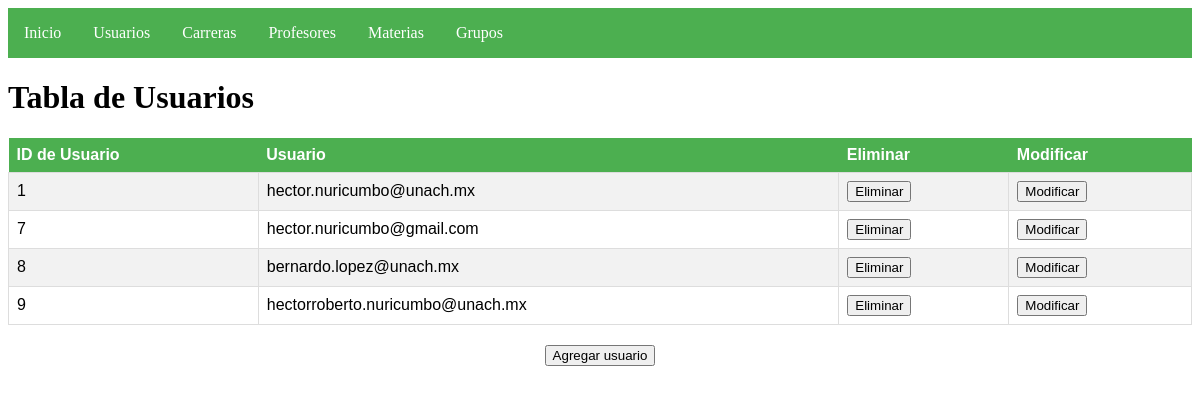
/src/vistas/usuarios.php, run on the app's committed database.
### tables this page shows
CREATE TABLE `t_usuarios` (
  `idusuario` int(11) NOT NULL,
  `usuario` varchar(40) DEFAULT NULL,
  `clave` varchar(72) DEFAULT NULL
);

### src/vistas/usuarios.php (the view, shortened to what this page needs)
<!DOCTYPE html>
<html>
<head>
</head>
<body>
    <?php
    $servername = "localhost";
    $username = "root";
    $password = "";
    $dbname = "bdagendalis";
    $conn = mysqli_connect($servername, $username, $password, $dbname);
    $sql = "SELECT * FROM t_usuarios";
    $result = mysqli_query($conn, $sql);
    ?>
    <nav>
        <ul>
            <li><a href="menu.php">Inicio</a></li>
            <li><a href="usuarios.php">Usuarios</a></li>
            <li><a href="carreras.php">Carreras</a></li>
            <li><a href="profesores.php">Profesores</a></li>
            <li><a href="materias.php">Materias</a></li>
            <li><a href="grupos.php">Grupos</a></li>
        </ul>
    </nav>
    <h1>Tabla de Usuarios</h1>
    <table>
        <tr>
            <th>ID de Usuario</th>
            <th>Usuario</th>
            <th>Eliminar</th>
            <th>Modificar</th>
        </tr>
        <?php while($row = mysqli_fetch_assoc($result)) { ?>
            <tr>
                <td><?php echo $row['idusuario']; ?></td>
                <td><?php echo $row['usuario']; ?></td>
                <td>
                    <form method="post" action="../controlador/eliminar_usuario.php">
                        <button type="submit">Eliminar</button>
                    </form>
                </td>
                <td>
                    <form method="post" action="musuario.php">
                        <button type="submit">Modificar</button>
                    </form>
                </td>
            </tr>
        <?php } ?>
    </table>
    <div class="add-button">
        <button onclick="window.location.href = 'rusuario.php';">Agregar usuario</button>
    </div>
</body>
</html>

### src/vistas/usuarios.php (style rules this page uses)
table { font-family: Arial, sans-serif; border-collapse: collapse; width: 100%; }
th { background-color: #4CAF50; color: white; text-align: left; padding: 8px; }
td { border: 1px solid #ddd; padding: 8px; }
tr:nth-child(even) { background-color: #f2f2f2; }
nav { background-color: #4CAF50; height: 50px; }
ul { list-style-type: none; margin: 0; padding: 0; overflow: hidden; height: 100%; }
li { float: left; height: 100%; }
a { display: block; color: white; text-align: center; padding: 16px; text-decoration: none; }
.add-button { text-align: center; margin-top: 20px; }

### data on the page
t_usuarios: idusuario "1", usuario "hector.nuricumbo@unach.mx"
t_usuarios: idusuario "7", usuario "hector.nuricumbo@gmail.com"
t_usuarios: idusuario "8", usuario "bernardo.lopez@unach.mx"
t_usuarios: idusuario "9", usuario "hectorroberto.nuricumbo@unach.mx"
